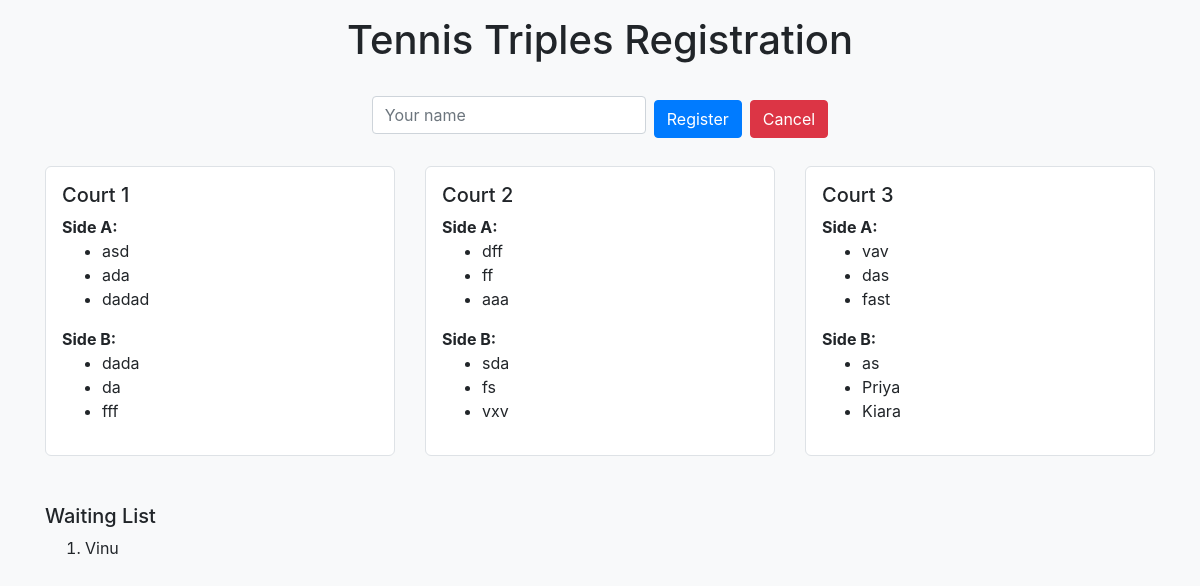
The page / on the database its author committed.
### tables this page shows
CREATE TABLE players (
    id   INTEGER PRIMARY KEY AUTOINCREMENT,
    name TEXT UNIQUE
);

### app.py (the view, shortened to what this page needs)
@app.route('/', methods=['GET', 'POST'])
def index():
    conn = sqlite3.connect('tennis.db')
    cursor = conn.cursor()
    cursor.execute('SELECT name FROM players ORDER BY id')
    all_players = [row[0] for row in cursor.fetchall()]  # List of all registered player names in sign-up order
    main_players = all_players[:18]
    waiting_players = all_players[18:]
    courts = []
    for i in range(3):
        court_segment = main_players[i*6:(i+1)*6]
        side_a = court_segment[:3]
        side_b = court_segment[3:]
        courts.append({'side_a': side_a, 'side_b': side_b})
    conn.close()
    return render_template('index.html', courts=courts, waiting_players=waiting_players)

### templates/index.html (shortened to what this page needs)
<!DOCTYPE html>
<html lang="en">
<head>
  <link rel="stylesheet" href="https://maxcdn.bootstrapcdn.com/bootstrap/4.5.2/css/bootstrap.min.css" />
</head>
<body>
<div class="container">
  <h1>Tennis Triples Registration</h1>
  <form method="POST" class="form-inline justify-content-center mb-4 flex-wrap">
    <input type="text" name="name" class="form-control" placeholder="Your name" required />
    <button type="submit" name="action" value="register" class="btn btn-primary">Register</button>
    <button type="submit" name="action" value="cancel" class="btn btn-danger ml-2">Cancel</button>
  </form>
  <div class="row">
    {% for court in courts %}
    <div class="col-md-4 col-sm-12">
      <div class="court">
        <h5>Court {{ loop.index }}</h5>
        <strong>Side A:</strong>
        <ul>
          {% for player in court.side_a %}
            <li>{{ player }}</li>
          {% endfor %}
        </ul>
        <strong>Side B:</strong>
        <ul>
          {% for player in court.side_b %}
            <li>{{ player }}</li>
          {% endfor %}
        </ul>
      </div>
    </div>
    {% endfor %}
  </div>
  <div class="waiting-list mt-4">
    <h5>Waiting List</h5>
    {% if waiting_players %}
      <ol>
        {% for player in waiting_players %}
          <li>{{ player }}</li>
        {% endfor %}
      </ol>
    {% else %}
      <p class="text-muted">No players on the waiting list.</p>
    {% endif %}
  </div>
</div>
</body>
</html>

### templates/index.html (style rules this page uses)
body { padding: 1rem; background-color: #f8f9fa; }
h1 { text-align: center; margin-bottom: 2rem; }
.court { border: 1px solid #dee2e6; border-radius: 6px; padding: 1rem; margin-bottom: 1.5rem; background-color: white; }
.waiting-list li { list-style-type: decimal; }
.form-inline input { margin-right: 0.5rem; margin-bottom: 0.5rem; }

### rows shown on the page
players: name "asd"
players: name "ada"
players: name "dadad"
players: name "dada"
players: name "da"
players: name "fff"
players: name "dff"
players: name "ff"
players: name "aaa"
players: name "sda"
players: name "fs"
players: name "vxv"
players: name "vav"
players: name "das"
players: name "fast"
players: name "as"
players: name "Priya"
players: name "Kiara"
players: name "Vinu"
